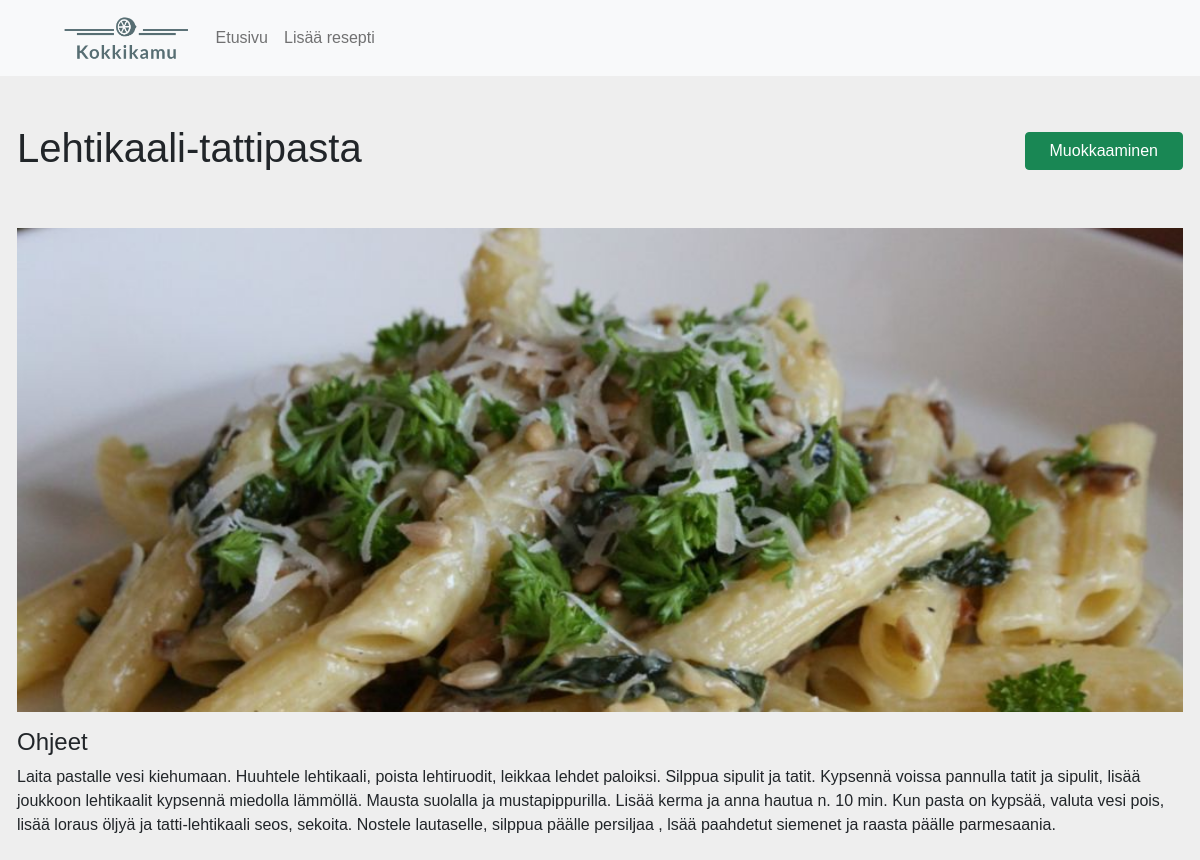
Page /resepti/9/ on the committed database.
### resepti_app/models.py (models this page shows, shortened)
class Recipe(models.Model):
    headline = models.CharField(max_length=300)
    body_text = RichTextField(blank=True, null=True)
    image = models.ImageField(upload_to='images/')
    categoryFK = models.ForeignKey(Category, on_delete=models.CASCADE, blank=True, null=True) #SET_DEFAULT , to_field='name'
    ingredients = models.ManyToManyField(Ingredient, related_name='recipes') # recipe_set

### resepti_app/views.py (the view)
# urls.py: path('resepti/<int:idx>/', views.resepti, name = 'resepti'),
def resepti(request, idx):
    recipe = Recipe.objects.get(id=idx)
    context = {
        'recipe': recipe,
    }
    return render(request, 'resepti_app/resepti.html', context)

### resepti_app/templates/resepti_app/resepti.html (shortened to what this page needs)
{% extends "resepti_app/base.html" %}
{% load static %}
{% block content %}
<div class="content_warp_recipe">
    <div class="row">
            <div class="d-inline-block d-flex justify-content-between my-5">
                <h1>{{recipe.headline}}</h1>
                <a href="{% url 'edit_resepti' recipe.id %}">
                    <button type="submit" class="btn btn-success px-4 my-2">Muokkaaminen</button>
                </a>
            </div>
        <img src="{{recipe.image.url}}" alt="kuva" class="pb-3 img_crop">
        <h4>Ohjeet</h4>
        <span>
            {{recipe.body_text|safe}}
        </span>
    </div>
</div>
{% endblock %}

### resepti_app/static/resepti_app/main.css (style rules this page uses)
body { background-color: #eee; font-family: "Poppins", sans-serif; font-weight: 300; min-width: 320px; }
.img_crop { width: 100%; height: 500px; object-fit: cover; object-position: 0% 20%; }
.content_warp_recipe { max-width: 1190px; }

### rows in the picture
Recipe: headline "Lehtikaali-tattipasta", image (picture), body_text "Laita pastalle vesi kiehumaan. Huuhtele lehtikaali, poista lehtiruodit, leikkaa lehdet paloiksi. Silppua sipulit ja tatit. Kypsennä voissa pannulla tatit ja sipulit, lisää joukkoon lehtikaalit kypsennä miedolla lämmöllä. Mausta suolalla ja mustapippurilla. Lisää kerma ja anna hautua n. 10 min. Kun pasta on kypsää, valuta vesi pois, lisää loraus öljyä ja tatti-lehtikaali seos, sekoita. Nostele lautaselle, silppua päälle persiljaa , lsää paahdetut siemenet ja raasta päälle parmesaania."
